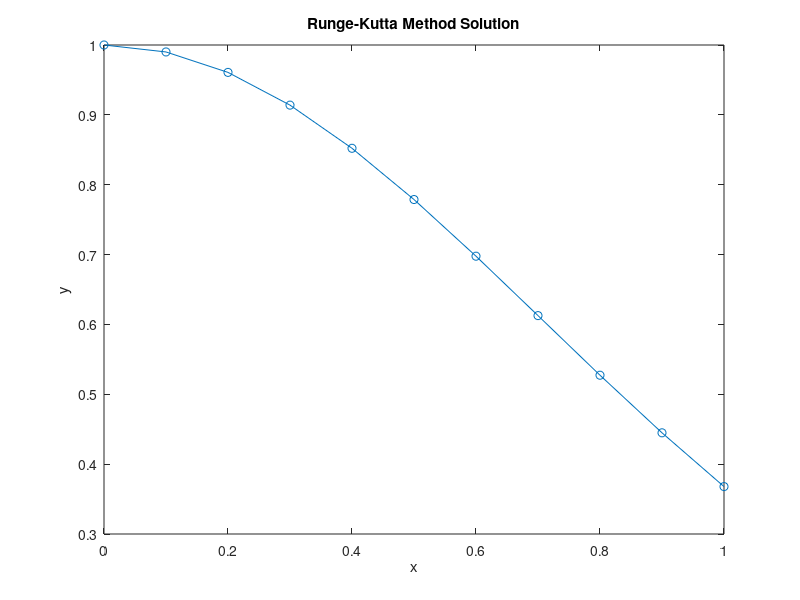

This figure's MATLAB source:
% Runge-Kutta Method for solving an initial value problem (IVP)

% Define the differential equation dy/dx = f(x, y)
f = @(x, y) -2*x*y;

% Define the initial condition (x0, y0)
x0 = 0;
y0 = 1;

% Define the step size and number of steps
h = 0.1;  % step size
N = 10;   % number of steps

% Initialize arrays to store the values
x = zeros(N+1, 1);
y = zeros(N+1, 1);
fx = zeros(N+1, 1);

% Set initial values
x(1) = x0;
y(1) = y0;
fx(1) = f(x0, y0);

% Perform Runge-Kutta method
for i = 1:N
    x(i+1) = x(i) + h;  % increment x by h
    
    k1 = h*f(x(i), y(i));
    k2 = h*f(x(i) + h/2, y(i) + k1/2);
    k3 = h*f(x(i) + h/2, y(i) + k2/2);
    k4 = h*f(x(i) + h, y(i) + k3);
    
    y(i+1) = y(i) + (k1 + 2*k2 + 2*k3 + k4)/6;  % increment y using weighted average
    fx(i+1) = f(x(i+1), y(i+1));  % calculate f(x) at each step
end

% Display table with x, y, and f(x) values
table_data = [x, y, fx];
disp('    x      |   y    |   f(x)');
disp('-----------------------------');
disp(table_data);

% Plot the solution
plot(x, y, '-o');
xlabel('x');
ylabel('y');
title('Runge-Kutta Method Solution');
